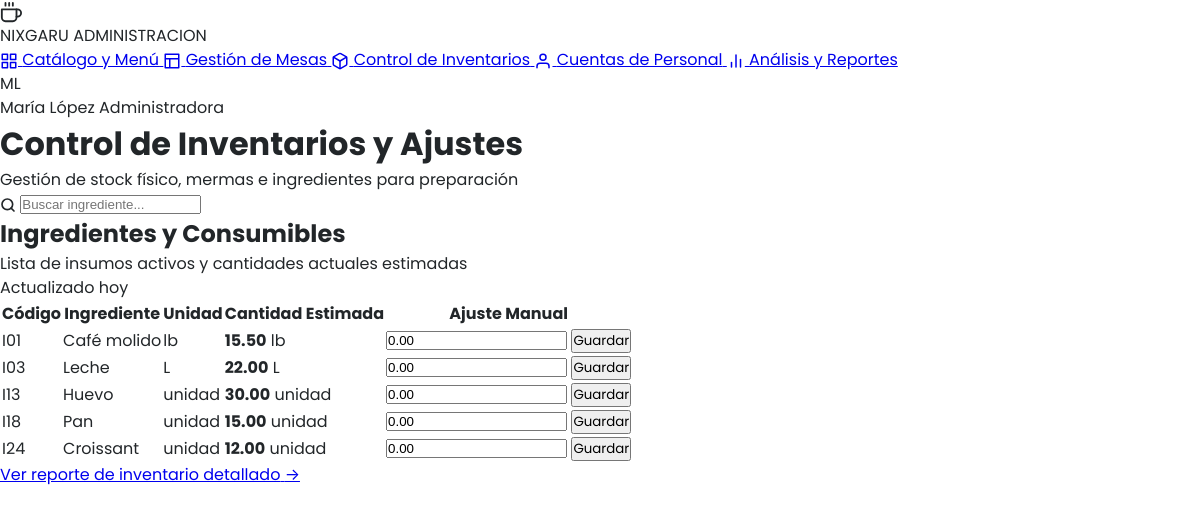
The app's page /views/admin/admin_inventario.php with its own data.
### tables this page shows
CREATE TABLE `ingredientes` (
  `codigo_ingrediente` varchar(10) NOT NULL,
  `nombre` varchar(100) NOT NULL,
  `unidad` varchar(20) NOT NULL,
  `cantidad` decimal(10,2) NOT NULL,
  `stock_minimo` decimal(10,2) NOT NULL,
  `estado` varchar(20) DEFAULT 'Suficiente',
  PRIMARY KEY (`codigo_ingrediente`)
);

### models/Inventario.php (called while the page is built, shortened)
<?php
class Inventario {
    protected PDO $pdo;
    public function __construct(PDO $pdo) {
        $this->pdo = $pdo;
    }
    public function obtenerTodos(): array {
        $stmt = $this->pdo->prepare("
            SELECT
                codigo_ingrediente,
                nombre,
                unidad,
                cantidad,
                stock_minimo,
                estado
            FROM ingredientes
            ORDER BY codigo_ingrediente ASC
        ");
        $stmt->execute();
        return $stmt->fetchAll();
    }
}

### views/admin/admin_inventario.php (the view, shortened to what this page needs)
<?php
require_once __DIR__ . '/../../config/database.php';
require_once __DIR__ . '/../../models/Inventario.php';
try {
    $inventarioModel = new Inventario($pdo);
    $ingredientes = $inventarioModel->obtenerTodos();
} catch (PDOException $e) {
    die("Error al consultar el inventario: " . $e->getMessage());
}
require_once '../layouts/sidebar.php';
?>
    <main class="admin-main-content">
      <div class="admin-content-card">
        <div class="admin-content-header">
          <div class="admin-title-group">
            <h1 class="admin-page-title">Control de Inventarios y Ajustes</h1>
            <p class="admin-page-subtitle">Gestión de stock físico, mermas e ingredientes para preparación</p>
          </div>
          <div class="admin-search-wrapper">
            <svg class="search-input-icon" width="16" height="16" viewBox="0 0 24 24" fill="none" stroke="currentColor" stroke-width="2.5" stroke-linecap="round" stroke-linejoin="round">
              <circle cx="11" cy="11" r="8"></circle>
              <line x1="21" y1="21" x2="16.65" y2="16.65"></line>
            </svg>
            <input type="text" id="inputBuscarIngrediente" class="admin-search-input" placeholder="Buscar ingrediente..." autocomplete="off">
          </div>
        </div>
        <div class="inventory-table-card">
          <div class="inventory-card-header">
            <div class="inventory-title-group">
              <h2 class="inventory-card-title">Ingredientes y Consumibles</h2>
              <p class="inventory-card-subtitle">Lista de insumos activos y cantidades actuales estimadas</p>
            </div>
            <span class="inventory-badge-updated">Actualizado hoy</span>
          </div>
          <div class="table-responsive">
            <table class="inventory-table" id="tablaInventario">
              <thead>
                <tr>
                  <th class="col-code">Código</th>
                  <th class="col-ingredient">Ingrediente</th>
                  <th class="col-unit">Unidad</th>
                  <th class="col-qty">Cantidad Estimada</th>
                  <th class="col-adjust">Ajuste Manual</th>
                </tr>
              </thead>
              <tbody id="tablaInventarioBody">
                <?php foreach ($ingredientes as $ing): ?>
                  <?php
                    $esBajo = (isset($ing['stock_minimo']) && (float)$ing['cantidad'] <= (float)$ing['stock_minimo'])
                              || (isset($ing['estado']) && strtolower(trim($ing['estado'])) === 'bajo');
                  ?>
                  <tr<?php echo $esBajo ? ' class="row-stock-alert"' : ''; ?>>
                    <td class="cell-code<?php echo $esBajo ? ' text-danger' : ''; ?>"><?php echo htmlspecialchars($ing['codigo_ingrediente']); ?></td>
                    <td class="cell-ingredient">
                      <span class="ingredient-name"><?php echo htmlspecialchars($ing['nombre']); ?></span>
                    </td>
                    <td class="cell-unit"><?php echo htmlspecialchars($ing['unidad']); ?></td>
                    <td class="cell-qty">
                      <strong class="<?php echo $esBajo ? 'qty-val-danger' : 'qty-val-normal'; ?>"><?php echo number_format((float)$ing['cantidad'], 2); ?></strong>
                      <span class="unit-text"><?php echo htmlspecialchars($ing['unidad']); ?></span>
                    </td>
                    <td class="cell-adjust">
                      <div class="adjust-control-group">
                        <input type="number" step="0.01" class="input-adjust" value="0.00" aria-label="Ajuste manual para <?php echo htmlspecialchars($ing['nombre']); ?>">
                        <button type="button" class="btn-adjust-save">Guardar</button>
                      </div>
                    </td>
                  </tr>
                <?php endforeach; ?>
              </tbody>
            </table>
          </div>
          <div class="inventory-footer-link">
            <a href="#" class="link-detail-report">
              <span>Ver reporte de inventario detallado</span>
              <span class="link-arrow">&rarr;</span>
            </a>
          </div>
        </div>
      </div>
    </main>
  </div>
</body>
</html>

### public/css/style.css (style rules this page uses)
:root { --color-terracota: #C66F50; --color-rojo-frambuesa: #C52E45; --color-blanco: #FFFFFF; --color-negro-suave: #222629; --color-gris-claro: #C9CED1; --color-primario: var(--color-rojo-frambuesa); --color-acento: var(--color-terracota); --color-fondo: var(--color-blanco); --color-texto: var(--color-negro-suave); --color-texto-muted: #71717A; --color-gris-superficie: #F4F4F5; --color-borde-suave: #ECECEC; --fuente-principal: 'Poppins', -apple-system, BlinkMacSystemFont, "Segoe UI", Roboto, sans-serif; --radio-lg: 28px; --radio-md: 22px; --radio-sm: 16px; --radio-pill: 9999px; --sombra-card: 0 4px 20px rgba(0, 0, 0, 0.04); --sombra-card-hover: 0 8px 24px rgba(0, 0, 0, 0.08); --sombra-modal: 0 20px 40px rgba(0, 0, 0, 0.15); }
* { margin: 0; padding: 0; box-sizing: border-box; }
body { background-color: var(--color-fondo); color: var(--color-texto); font-family: var(--fuente-principal); line-height: 1.5; -webkit-font-smoothing: antialiased; -moz-osx-font-smoothing: grayscale; }
img, svg { vertical-align: middle; }
button { font-family: inherit; }

### records on screen
ingredientes: codigo_ingrediente "I01", nombre "Café molido", unidad "lb", cantidad "15.50"
ingredientes: codigo_ingrediente "I03", nombre "Leche", unidad "L", cantidad "22.00"
ingredientes: codigo_ingrediente "I13", nombre "Huevo", unidad "unidad", cantidad "30.00"
ingredientes: codigo_ingrediente "I18", nombre "Pan", unidad "unidad", cantidad "15.00"
ingredientes: codigo_ingrediente "I24", nombre "Croissant", unidad "unidad", cantidad "12.00"
